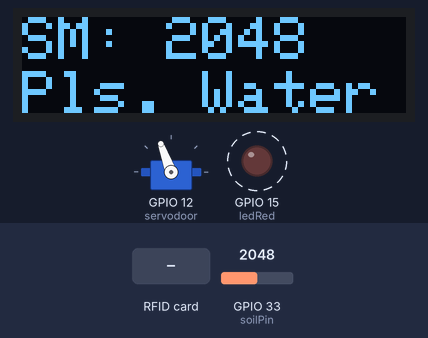
The sketch below on a simulated ESP32. Parts: servo, 128×32 one-colour display, output pins drawn as LEDs (lit = HIGH). Dashed ring = blinking. The inputs (shaded band) are chosen by the test bench; at power-on: GPIO 33 (soilPin) = 2048. The display library's start-up logo is not drawn; what the sketch prints to the serial monitor is not drawn.

Above: at 2.7 s.
2.8 s: GPIO 33 (soilPin) set to 1930
At 4.4 s:
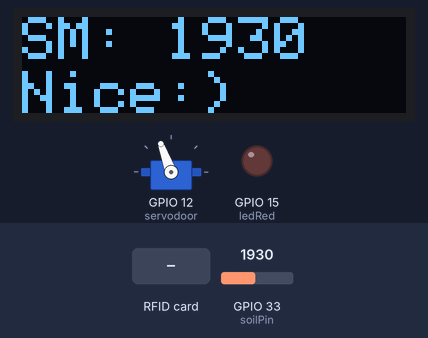
4.7 s: GPIO 33 (soilPin) set to 2040
At 6.6 s:
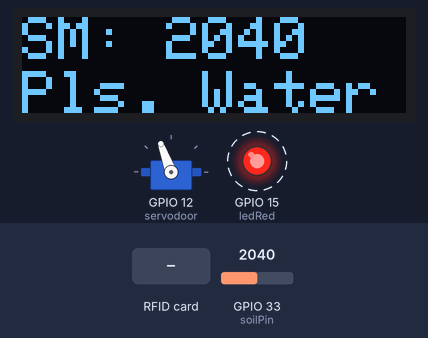
8.2 s: GPIO 33 (soilPin) set to 2047
At 9.7 s:
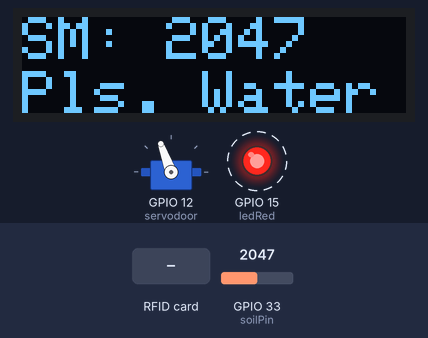
11.8 s: RFID card 71 D7 EA 2E held to the reader
At 13.7 s:
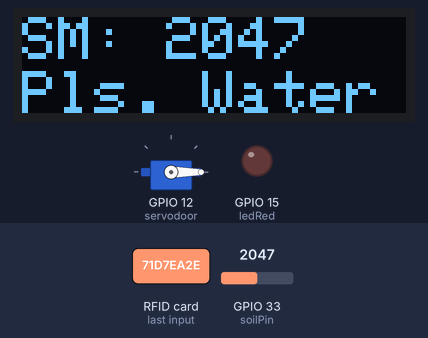
Timing chart, 0 to 14.9 s (numbered marks = the images above; inputs shaded):
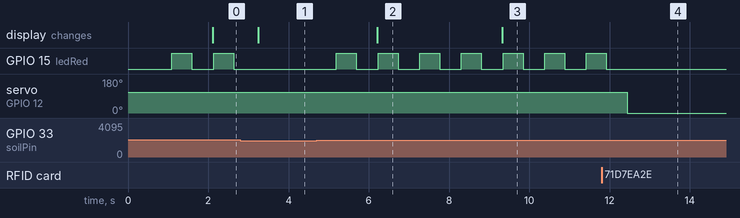

Measured:
- the behaviour switches between 2000 and 1999 on GPIO 33 (soilPin) (found by bisection; images 0 and 1)
- after the input at 2.8 s, GPIO 15 (ledRed): stays LOW (without the input it goes to HIGH after 0.37 s); the display: changes after 0.45 s (image 1)
- after the input at 4.7 s, GPIO 15 (ledRed): alternates HIGH for 0.50 s and LOW for 0.54 s, starting after 0.49 s; the display: changes after 1.5 s (image 2)
- after the input at 8.2 s, the display: changes after 1.1 s (image 3)
- after the input at 11.8 s, GPIO 15 (ledRed): goes on until 11.9 s, then stays LOW; servo on GPIO 12 (servodoor): 110° → 0° after 0.64 s
- by itself, GPIO 15 (ledRed): alternates HIGH for 0.50 s and LOW for 0.54 s

The sketch:

mixxxxxxxx.ino
```cpp
//keycard SPI23
#include <SPI.h>
#include <MFRC522.h>
#include <Servo.h>

#include <Adafruit_GFX.h>
#include <Adafruit_SSD1306.h>
#define SCREEN_WIDTH 128
#define SCREEN_HEIGHT 32
Adafruit_SSD1306 display(SCREEN_WIDTH, SCREEN_HEIGHT, &Wire) ;

#define SS_PIN 5
#define RST_PIN 25

#define servodoor 12

#define period_t1 500
unsigned long time_1 = 0 ;

#define period_t2 100
unsigned long time_2 = 0 ;


int ledRed = 15;
int soilPin = 33 ;
int val_SM = 0 ;
int stateValNUM = 0 ;
String stateVal[2] = {"Pls. Water!", "Nice:)"};

MFRC522 mfrc522(SS_PIN, RST_PIN);   // Create MFRC522 instance.
Servo myServo; //define servo name

void setup()
{
  Serial.begin(115200);   // Initiate a serial communication
  SPI.begin();      // Initiate  SPI bus

  pinMode(ledRed,OUTPUT); // led Soil Moisture


  // RFID
  mfrc522.PCD_Init();   // Initiate MFRC522
  Serial.println("Put your card to the reader...");
  Serial.println();

  // SERVO
  myServo.attach(servodoor); //servo pin
  myServo.write(110); //servo start position  //set position door

  // DISPLAY
  if (!display.begin(SSD1306_SWITCHCAPVCC, 0x3c)) {
    Serial.println(F("SSD1306 allocation failed")) ;
  }
  display.display();
  delay(1000);
  display.clearDisplay();

}
void loop()
{
  if(millis() - time_1 > period_t1) {
    time_1 = millis();
    // soil moisture
    val_SM = analogRead(soilPin);
    Serial.print("value = ");
    Serial.println(val_SM);
    if(val_SM < 2000) {
      digitalWrite(ledRed, LOW);
      stateValNUM = 1 ;
    }
    else {
      digitalWrite(ledRed, HIGH);
      delay(500);
      digitalWrite(ledRed, LOW);
      delay(500);
      stateValNUM = 0 ;
    }
  }


  if(millis() - time_2 > period_t2) {
    time_2 = millis();
    drawScreen_SM();
    // Look for new cards
    if ( ! mfrc522.PICC_IsNewCardPresent())
    {
      return;
    }
    // Select one of the cards
    if ( ! mfrc522.PICC_ReadCardSerial())
    {
      return;
    }
    //Show UID on serial monitor
    Serial.print("UID tag :");
    String content= "";
    byte letter;
    for (byte i = 0; i < mfrc522.uid.size; i++)
    {
      Serial.print(mfrc522.uid.uidByte[i] < 0x10 ? " 0" : " ");
      Serial.print(mfrc522.uid.uidByte[i], HEX);
      content.concat(String(mfrc522.uid.uidByte[i] < 0x10 ? " 0" : " "));
      content.concat(String(mfrc522.uid.uidByte[i], HEX));
    }
    Serial.println();
    Serial.print("Message : ");
    content.toUpperCase();
    if (content.substring(1) == "71 D7 EA 2E","F6 73 4B 73") //change here the UID of the card/cards that you want to give access
    {
      Serial.println("Authorized access");
      Serial.println();
      myServo.write(0);   //open
      delay(5000);
      myServo.write(110); //close
    }
    else
    {
      Serial.println(" Access denied");
      myServo.write(110);
    }
  }
}

void drawScreen_SM(void) {
 display.clearDisplay();
 display.setTextSize(2);
 display.setTextColor(WHITE);
 //state
 display.setCursor(0, 0);
 display.printf("SM: %d", val_SM);
 display.setCursor(0, 18);
 display.print(stateVal[stateValNUM]);
 display.display();
}
```
